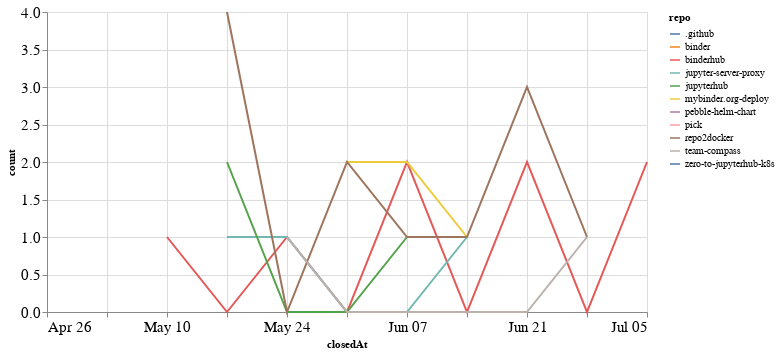

This figure's notebook cell:
### Code cell
closed_by_time = closed_by.groupby('repo').resample('W', on='closedAt').count()['author'].reset_index()
closed_by_time = closed_by_time.rename(columns={'author': 'count'})

alt.Chart(closed_by_time, width=600).mark_line().encode(
    x='closedAt',
    y='count',
    color='repo',
    tooltip="repo"
)

### Figure 1 — Vega-Lite specification as saved in the notebook (floating-point values rounded to 4 significant figures)
{"config": {"axisLeft": {"labelFontSize": 15}, "axisBottom": {"labelFontSize": 15}}, "data": {"name": "data-a16e68ccf31a100b7b2e3984d0e561b3"}, "mark": "line", "encoding": {"color": {"type": "nominal", "field": "repo"}, "tooltip": {"type": "nominal", "field": "repo"}, "x": {"type": "temporal", "field": "closedAt"}, "y": {"type": "quantitative", "field": "count"}}, "width": 600, "$schema": "https://vega.github.io/schema/vega-lite/v4.8.1.json", "datasets": {"data-a16e68ccf31a100b7b2e3984d0e561b3": [{"repo": ".github", "closedAt": "2020-05-24T00:00:00", "count": 1}, {"repo": "binder", "closedAt": "2020-06-21T00:00:00", "count": 1}, {"repo": "binderhub", "closedAt": "2020-05-10T00:00:00", "count": 1}, {"repo": "binderhub", "closedAt": "2020-05-17T00:00:00", "count": 0}, {"repo": "binderhub", "closedAt": "2020-05-24T00:00:00", "count": 1}, {"repo": "binderhub", "closedAt": "2020-05-31T00:00:00", "count": 0}, {"repo": "binderhub", "closedAt": "2020-06-07T00:00:00", "count": 2}, {"repo": "binderhub", "closedAt": "2020-06-14T00:00:00", "count": 0}, {"repo": "binderhub", "closedAt": "2020-06-21T00:00:00", "count": 2}, {"repo": "binderhub", "closedAt": "2020-06-28T00:00:00", "count": 0}, {"repo": "binderhub", "closedAt": "2020-07-05T00:00:00", "count": 2}, {"repo": "jupyter-server-proxy", "closedAt": "2020-05-17T00:00:00", "count": 1}, {"repo": "jupyter-server-proxy", "closedAt": "2020-05-24T00:00:00", "count": 1}, {"repo": "jupyter-server-proxy", "closedAt": "2020-05-31T00:00:00", "count": 0}, {"repo": "jupyter-server-proxy", "closedAt": "2020-06-07T00:00:00", "count": 0}, {"repo": "jupyter-server-proxy", "closedAt": "2020-06-14T00:00:00", "count": 1}, {"repo": "jupyterhub", "closedAt": "2020-05-17T00:00:00", "count": 2}, {"repo": "jupyterhub", "closedAt": "2020-05-24T00:00:00", "count": 0}, {"repo": "jupyterhub", "closedAt": "2020-05-31T00:00:00", "count": 0}, {"repo": "jupyterhub", "closedAt": "2020-06-07T00:00:00", "count": 1}, {"repo": "mybinder.org-deploy", "closedAt": "2020-05-31T00:00:00", "count": 2}, {"repo": "mybinder.org-deploy", "closedAt": "2020-06-07T00:00:00", "count": 2}, {"repo": "mybinder.org-deploy", "closedAt": "2020-06-14T00:00:00", "count": 1}, {"repo": "pebble-helm-chart", "closedAt": "2020-06-07T00:00:00", "count": 1}, {"repo": "pick", "closedAt": "2020-06-14T00:00:00", "count": 1}, {"repo": "repo2docker", "closedAt": "2020-05-17T00:00:00", "count": 4}, {"repo": "repo2docker", "closedAt": "2020-05-24T00:00:00", "count": 0}, {"repo": "repo2docker", "closedAt": "2020-05-31T00:00:00", "count": 2}, {"repo": "repo2docker", "closedAt": "2020-06-07T00:00:00", "count": 1}, {"repo": "repo2docker", "closedAt": "2020-06-14T00:00:00", "count": 1}, {"repo": "repo2docker", "closedAt": "2020-06-21T00:00:00", "count": 3}, {"repo": "repo2docker", "closedAt": "2020-06-28T00:00:00", "count": 1}, {"repo": "team-compass", "closedAt": "2020-05-24T00:00:00", "count": 1}, {"repo": "team-compass", "closedAt": "2020-05-31T00:00:00", "count": 0}, {"repo": "team-compass", "closedAt": "2020-06-07T00:00:00", "count": 0}, {"repo": "team-compass", "closedAt": "2020-06-14T00:00:00", "count": 0}, {"repo": "team-compass", "closedAt": "2020-06-21T00:00:00", "count": 0}, {"repo": "team-compass", "closedAt": "2020-06-28T00:00:00", "count": 1}, {"repo": "zero-to-jupyterhub-k8s", "closedAt": "2020-04-26T00:00:00", "count": 1}]}}
